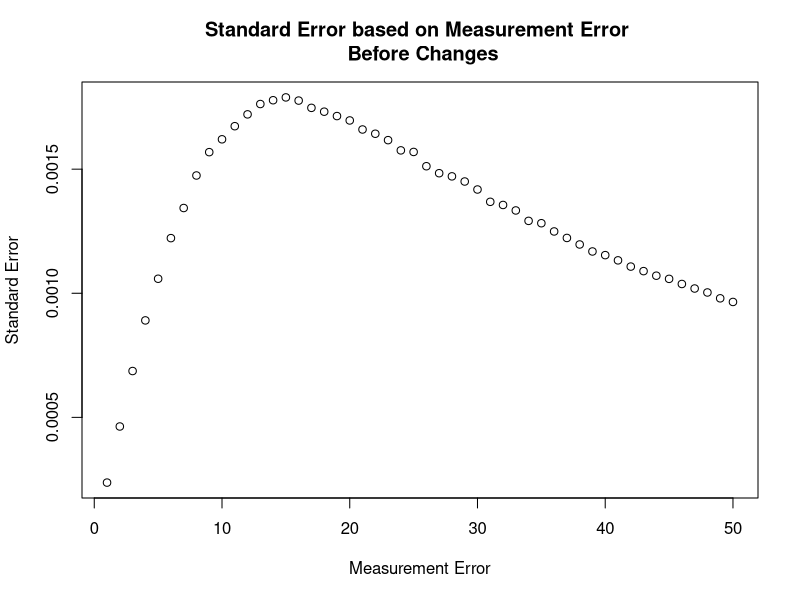
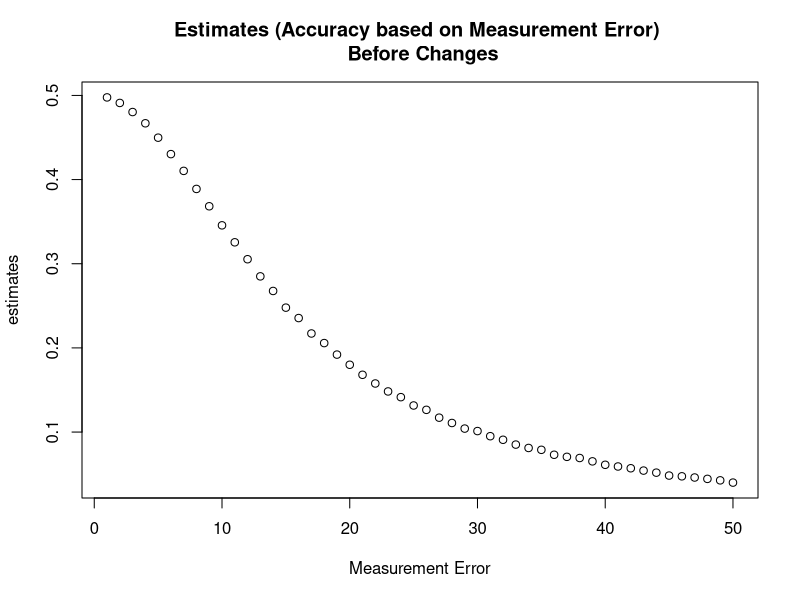
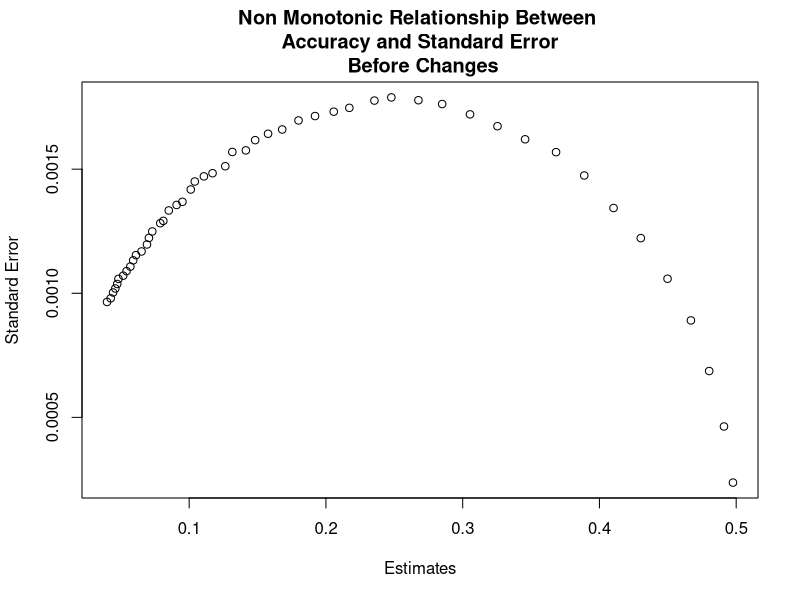
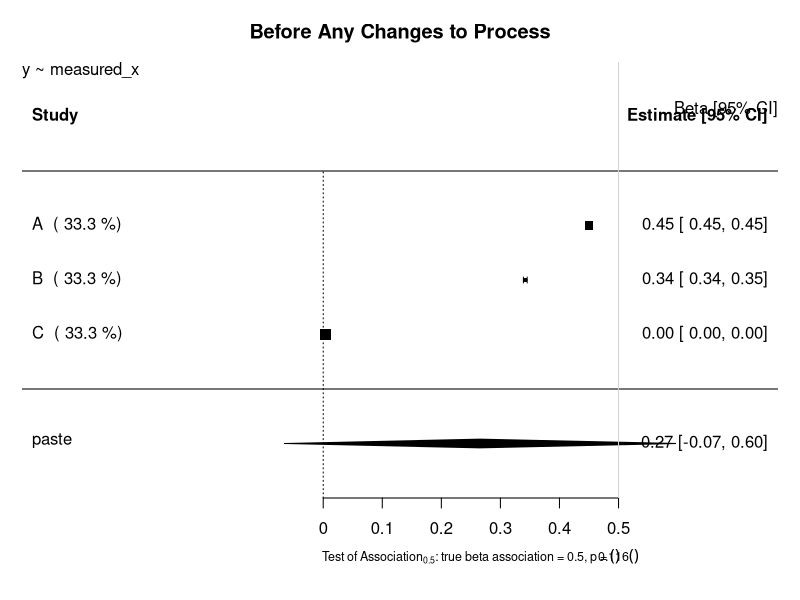
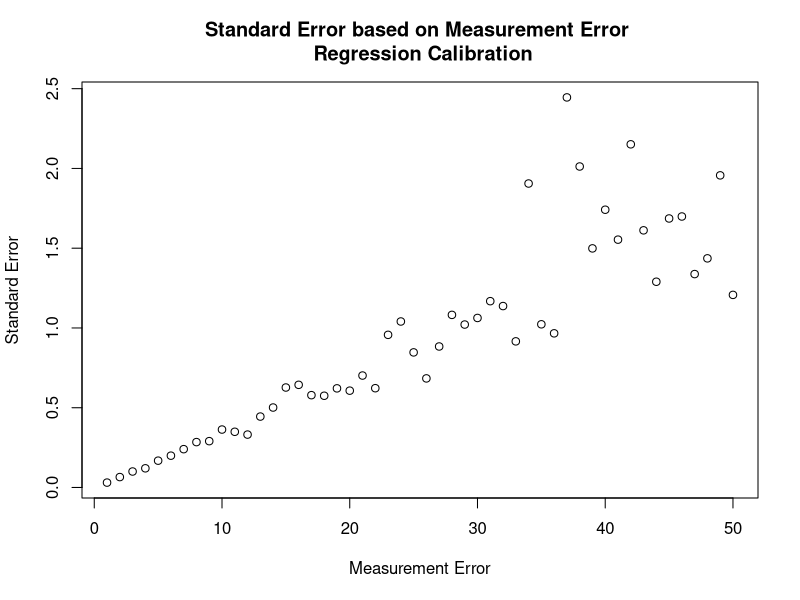
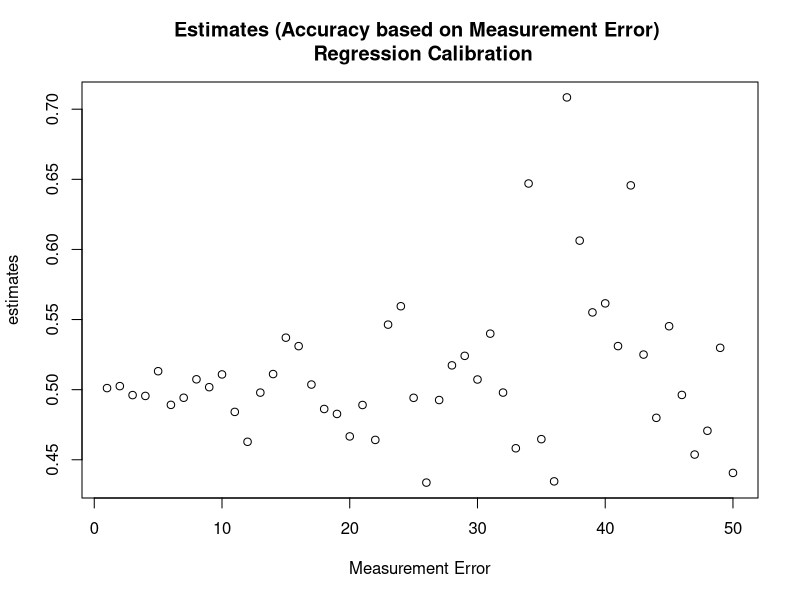
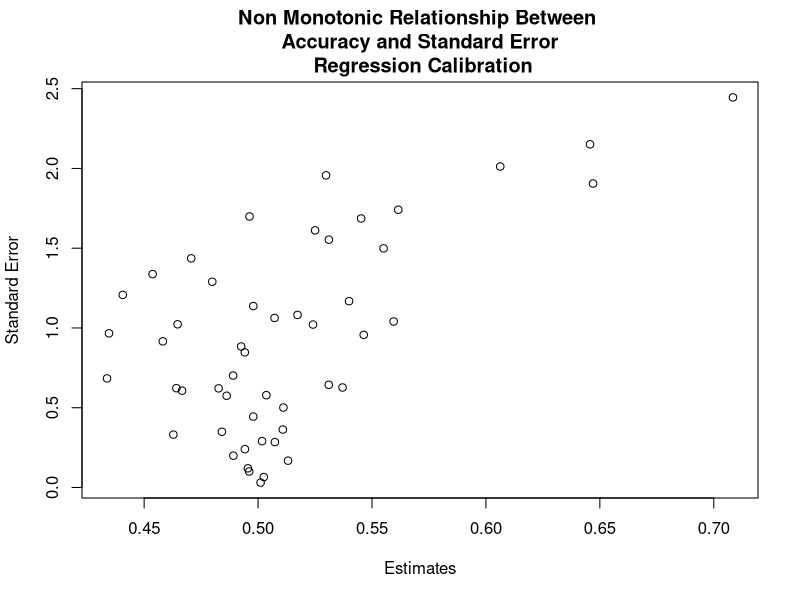
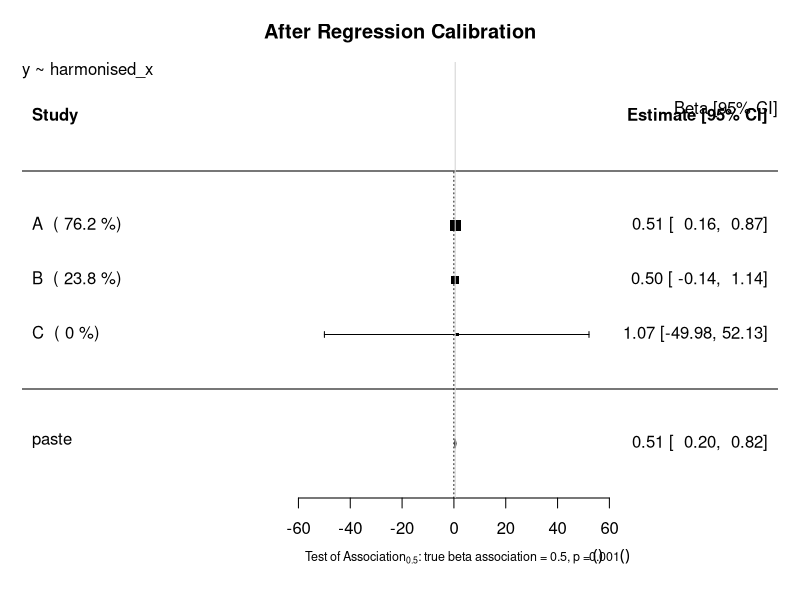

Here is the R script that generated these plots, in order:
# Investigation into semi monotonic behaviour of standard error in Continuous Variables
## Author: Paul Scherer
##         Tom Bishop
## Institute: University of Cambridge MRC Epidemiology Unit 
## Date: 6.09.2017

# In this file we want to investigate whether we can replicate the semi monotonic behaviour exhibited by 
# standard error dependent on standard measurement error
library(ggplot2)
library(reshape2)
library(parallel)
library(stats)
library(metafor)

# Raw Data Set Properties
trueBeta = 0.5
constant = 20

study_size = 20000
raw_mean = 40
raw_stdev = 15

# Create Dataframe with x, create y from x, then add normal random noise to x
raw_data = data.frame(x = rnorm(n = study_size, mean = raw_mean, sd = raw_stdev))
raw_data$y = (trueBeta*raw_data$x) + constant

###############################################################################
########################### Functions #########################################
###############################################################################

createStudyData <- function(raw_data, measurement_error){
    x_error = rnorm(n = study_size, mean = 0, sd = measurement_error)
    raw_data$measured_x = raw_data$x + x_error
    return(raw_data)
}

createValidationData <- function(val_size, measurement_error) {
    validation_data = data.frame(x =  rnorm(n = val_size, mean = raw_mean, sd = raw_stdev))
    x_error = rnorm(n = val_size, mean = 0, sd = measurement_error)
    validation_data$measured_x = validation_data$x + x_error
    return (validation_data)
}

#######################################################################################
########################### Motivation of the Problem #################################
#######################################################################################
## Graphing Standard Error as a function of Measurement Error
error_upperbound = 50
std_error = vector("numeric", length = error_upperbound)
estimates = vector("numeric", length = error_upperbound)

for (measurement_error in 1:error_upperbound){
	x_error = rnorm(n = study_size, mean = 0, sd = measurement_error)
	raw_data$measured_x = raw_data$x + x_error
	fmla = as.formula(y ~ measured_x)
	linear_model = lm(formula = fmla, data = raw_data)
	x_estimate = linear_model$coefficients["measured_x"]
	x_stdErr = summary(linear_model)$coefficients["measured_x", "Std. Error"]
	std_error[measurement_error] = x_stdErr
	estimates[measurement_error] = x_estimate
}
plot (x = (1:error_upperbound), y = std_error, xlab = "Measurement Error", ylab = "Standard Error", main = "Standard Error based on Measurement Error \n Before Changes")
dev.copy(png,'myplot1.png')
dev.off()
plot (x = (1:error_upperbound), y = estimates, xlab = "Measurement Error", ylab = "estimates", main = "Estimates (Accuracy based on Measurement Error) \n Before Changes")
dev.copy(png,'myplot2.png')
dev.off()
plot (x = estimates, y = std_error, xlab = "Estimates", ylab = "Standard Error", main = "Non Monotonic Relationship Between \n Accuracy and Standard Error \n Before Changes")
dev.copy(png,'myplot3.png')
dev.off()
#######################################################################################
######################## Before Any Changes to the Process ############################
#######################################################################################
# General Parameters
validation_size = 400

# Study A
measureError_A = 5
studyData_A = createStudyData(raw_data = raw_data, measurement_error = measureError_A)
validation_data_A = createValidationData(val_size = validation_size, measurement_error = measureError_A )

# Study B
measureError_B = 10
studyData_B = createStudyData(raw_data = raw_data, measurement_error = measureError_B)
validation_data_B = createValidationData(val_size = validation_size, measurement_error = measureError_B )

# Study C
measureError_C = 200
studyData_C = createStudyData(raw_data = raw_data, measurement_error = measureError_C)
validation_data_C = createValidationData(val_size = validation_size, measurement_error = measureError_C )


lm_A <- lm(formula=y~measured_x, data=studyData_A)
estimate_A = lm_A$coefficients["measured_x"]
stdError_A = summary(lm_A)$coefficients["measured_x","Std. Error"]

lm_B <- lm(formula=y~measured_x, data=studyData_B)
estimate_B = lm_B$coefficients["measured_x"]
stdError_B = summary(lm_B)$coefficients["measured_x","Std. Error"]

lm_C <- lm(formula=y~measured_x, data=studyData_C)
estimate_C = lm_C$coefficients["measured_x"]
stdError_C = summary(lm_C)$coefficients["measured_x","Std. Error"]


## Random Effects Model Forest Plot Before Regression Calibration
estimates = c(estimate_A, estimate_B, estimate_C)
stand_errs = c(stdError_A, stdError_B, stdError_C)
labels = c("A","B","C")
res <- rma(yi = estimates, sei = stand_errs, method='DL', slab = labels)
weights_res <- weights.rma.uni(res)

# Forest Plot
res$slab <- paste(res$slab, " (", round(weights.rma.uni(res),digits=1), "%)")
fmla = as.formula(y~measured_x)
forest(res, mlab=bquote(paste('Overall (I'^2*' = ', .(round(res$I2)),'%, p = ',
    .(sprintf("%.3f", round(res$QEp,3))),')')),
xlab=bquote(paste('Test of Association'[0.5]*': true beta association = 0.5, p = ',
    .(sprintf("%.3f", round(res$pval,3))))), cex=1, cex.lab=0.75, cex.axis=1, main = "Before Any Changes to Process")
usr <- par("usr")
text(usr[2], usr[4], "Beta [95% CI]", adj = c(1, 4),cex=1)
text(usr[1], usr[4], paste0(gsub(paste0("Study Data","\\$"),"", deparse(fmla)),collapse="\n"), adj = c( 0, 1 ),cex=1)
abline(v = 0.5, col = "lightgray")
dev.copy(png,'myplot4.png')
dev.off()


#######################################################################################
######################## Using Regression Calibration Classic #########################
#######################################################################################
## Graphing Standard Error as a function of Measurement Error
std_error = vector("numeric", length = error_upperbound)
estimates = vector("numeric", length = error_upperbound)

for (measurement_error in 1:error_upperbound){
    studyData_graph = createStudyData(raw_data = raw_data, measurement_error = measurement_error)
    validation_data_graph = createValidationData(val_size = validation_size, measurement_error = measurement_error)

    # calculate the lambda
    fmla_harmonisation = as.formula(x~measured_x)
    lambda_lm_graph <- lm(formula=fmla_harmonisation, data=validation_data_graph)
    lambda_graph = lambda_lm_graph$coefficients["measured_x"]
    stdError_lambda_graph = summary(lambda_lm_graph)$coefficients["measured_x","Std. Error"]

    # calculate the estimates using the normal study data
    lm_graph <- lm(formula=y~measured_x, data=studyData_graph)
    estimate_graph = lm_graph$coefficients["measured_x"]
    stdError_graph = summary(lm_graph)$coefficients["measured_x","Std. Error"]

    # Propagate Errors in Standard Error
    var_lambda = (sqrt(validation_size) * summary(lambda_lm_graph)$coefficients["measured_x","Std. Error"])^2
    var_Beta = (sqrt(validation_size) * summary(lm_graph)$coefficients["measured_x","Std. Error"])^2
    #var_Beta = summary(lm_A)$sigma**2
    # var_Beta = (summary(lm_A)$coefficients["measured_x","Std. Error"])^2
    lambda_pure = unlist(unname(lambda_lm_graph$coefficients["measured_x"]))
    beta_lambda_div_sq = (unname(unlist(lm_graph$coefficients["measured_x"]/(lambda_lm_graph$coefficients["measured_x"])^2)))^2
    delta_variance = (var_Beta / (lambda_pure)^2) + beta_lambda_div_sq * var_lambda
    delta_stdError_B = sqrt(delta_variance)/sqrt(validation_size) 
    delta_stdError_B = sqrt(delta_variance)

    std_error[measurement_error] = delta_stdError_B
    estimates[measurement_error] = estimate_graph/lambda_graph
}
plot (x = (1:error_upperbound), y = std_error, xlab = "Measurement Error", ylab = "Standard Error", main = "Standard Error based on Measurement Error \n Regression Calibration")
dev.copy(png,'myplot5.png')
dev.off()
plot (x = (1:error_upperbound), y = estimates, xlab = "Measurement Error", ylab = "estimates", main = "Estimates (Accuracy based on Measurement Error) \n Regression Calibration")
dev.copy(png,'myplot6.png')
dev.off()
plot (x = estimates, y = std_error, xlab = "Estimates", ylab = "Standard Error", main = "Non Monotonic Relationship Between \n Accuracy and Standard Error \n Regression Calibration")
dev.copy(png,'myplot7.png')
dev.off()


# Using real regression calibration.
## Modeling x ~ measured_x in validation
fmla_harmonisation = as.formula(x~measured_x)
# Study A
lambda_lm_A <- lm(formula=fmla_harmonisation, data=validation_data_A)
lambda_A = lambda_lm_A$coefficients["measured_x"]
stdError_lambda_A = summary(lambda_lm_A)$coefficients["measured_x","Std. Error"]

# Study B
lambda_lm_B <- lm(formula=fmla_harmonisation, data=validation_data_B)
lambda_B = lambda_lm_B$coefficients["measured_x"]
stdError_lambda_B = summary(lambda_lm_B)$coefficients["measured_x","Std. Error"]

# Study C
lambda_lm_C <- lm(formula=fmla_harmonisation, data=validation_data_C)
lambda_C = lambda_lm_C$coefficients["measured_x"]
stdError_lambda_C = summary(lambda_lm_C)$coefficients["measured_x","Std. Error"]


lm_A <- lm(formula=y~measured_x, data=studyData_A)
estimate_A = lm_A$coefficients["measured_x"]
stdError_A = summary(lm_A)$coefficients["measured_x","Std. Error"]

lm_B <- lm(formula=y~measured_x, data=studyData_B)
estimate_B = lm_B$coefficients["measured_x"]
stdError_B = summary(lm_B)$coefficients["measured_x","Std. Error"]

lm_C <- lm(formula=y~measured_x, data=studyData_C)
estimate_C = lm_C$coefficients["measured_x"]
stdError_C = summary(lm_C)$coefficients["measured_x","Std. Error"]

corrected_estimate_A = estimate_A / lambda_A
corrected_estimate_B = estimate_B / lambda_B
corrected_estimate_C = estimate_C / lambda_C

# calculate the corrected standard error
var_Beta = (sqrt(validation_size) * summary(lm_A)$coefficients["measured_x","Std. Error"])^2
#var_Beta = summary(lm_A)$sigma**2
# var_Beta = (summary(lm_A)$coefficients["measured_x","Std. Error"])^2
lambda_pure = unlist(unname(lambda_lm_A$coefficients["measured_x"]))
beta_lambda_div_sq = (unname(unlist(lm_A$coefficients["measured_x"]/(lambda_lm_A$coefficients["measured_x"])^2)))^2
var_lambda = (sqrt(validation_size) * summary(lambda_lm_A)$coefficients["measured_x","Std. Error"])^2
delta_variance = (var_Beta / (lambda_pure)^2) + (beta_lambda_div_sq * var_lambda)
delta_stdError_A = sqrt(delta_variance)/sqrt(validation_size) 
delta_stdError_A = sqrt(delta_variance)

var_lambda = (sqrt(validation_size) * summary(lambda_lm_B)$coefficients["measured_x","Std. Error"])^2
var_Beta = (sqrt(validation_size) * summary(lm_B)$coefficients["measured_x","Std. Error"])^2
#var_Beta = summary(lm_A)$sigma**2
# var_Beta = (summary(lm_A)$coefficients["measured_x","Std. Error"])^2
lambda_pure = unlist(unname(lambda_lm_B$coefficients["measured_x"]))
beta_lambda_div_sq = (unname(unlist(lm_B$coefficients["measured_x"]/(lambda_lm_B$coefficients["measured_x"])^2)))^2
delta_variance = (var_Beta / (lambda_pure)^2) + beta_lambda_div_sq * var_lambda
delta_stdError_B = sqrt(delta_variance)/sqrt(validation_size) 
delta_stdError_B = sqrt(delta_variance)


var_lambda = (sqrt(validation_size) * summary(lambda_lm_C)$coefficients["measured_x","Std. Error"])^2
var_Beta = (sqrt(validation_size) * summary(lm_C)$coefficients["measured_x","Std. Error"])^2
#var_Beta = summary(lm_A)$sigma**2
# var_Beta = (summary(lm_A)$coefficients["measured_x","Std. Error"])^2
lambda_pure = unlist(unname(lambda_lm_C$coefficients["measured_x"]))
beta_lambda_div_sq = (unname(unlist(lm_C$coefficients["measured_x"]/(lambda_lm_C$coefficients["measured_x"])^2)))^2
delta_variance = (var_Beta / (lambda_pure)^2) + beta_lambda_div_sq * var_lambda
delta_stdError_C = sqrt(delta_variance)/sqrt(validation_size) 
delta_stdError_C = sqrt(delta_variance)

## Random Effects Model Forest Plot After Regression Calibration
estimates = c(corrected_estimate_A, corrected_estimate_B, corrected_estimate_C)
stand_errs = c(delta_stdError_A, delta_stdError_B, delta_stdError_C)
labels = c("A","B","C")
res <- rma(yi = estimates, sei = stand_errs, method='DL', slab = labels)
weights_res <- weights.rma.uni(res)

# Forest Plot
res$slab <- paste(res$slab, " (", round(weights.rma.uni(res),digits=1), "%)")
fmla = as.formula(y~harmonised_x)
forest(res, mlab=bquote(paste('Overall (I'^2*' = ', .(round(res$I2)),'%, p = ',
    .(sprintf("%.3f", round(res$QEp,3))),')')),
xlab=bquote(paste('Test of Association'[0.5]*': true beta association = 0.5, p = ',
    .(sprintf("%.3f", round(res$pval,3))))), cex=1, cex.lab=0.75, cex.axis=1, main = "After Regression Calibration")
usr <- par("usr")
text(usr[2], usr[4], "Beta [95% CI]", adj = c(1, 4),cex=1)
text(usr[1], usr[4], paste0(gsub(paste0("Study Data","\\$"),"", deparse(fmla)),collapse="\n"), adj = c( 0, 1 ),cex=1)
abline(v = 0.5, col = "lightgray")
dev.copy(png,'myplot8.png')
dev.off()


#######################################################################################
######################## USING THE MODEL OF ERROR *PREDICT* ###########################
#######################################################################################
## PREDICT (ERROR IN VARIABLES MODELS)

## Graphing Standard Error as a function of Measurement Error
std_error = vector("numeric", length = error_upperbound)
estimates = vector("numeric", length = error_upperbound)

for (measurement_error in 1:error_upperbound){
    studyData_graph = createStudyData(raw_data = raw_data, measurement_error = measurement_error)
    validation_data_graph = createValidationData(val_size = validation_size, measurement_error = measurement_error)

    # calculate the Error Model
    error_model_graph <- lm(formula=fmla_harmonisation, data=validation_data_graph)
    lambda_graph = error_model_graph$coefficients["measured_x"]
    stdError_lambda_graph = summary(error_model_graph)$coefficients["measured_x","Std. Error"]

    # calculate the estimates using the normal study data
    new = data.frame(measured_x = studyData_graph$measured_x)
    studyData_graph$harmonised_x = predict(error_model_graph, newdata = new)
    lm_graph <- lm(formula=y~harmonised_x, data=studyData_graph)
    estimate_graph = lm_graph$coefficients["harmonised_x"]
    stdError_graph = summary(lm_graph)$coefficients["harmonised_x","Std. Error"]


    std_error[measurement_error] = stdError_graph
    estimates[measurement_error] = estimate_graph
}
plot (x = (1:error_upperbound), y = std_error, xlab = "Measurement Error", ylab = "Standard Error", main = "Standard Error based on Measurement Error \n Error Model Pred")
dev.copy(png,'myplot9.png')
dev.off()
plot (x = (1:error_upperbound), y = estimates, xlab = "Measurement Error", ylab = "estimates", main = "Estimates (Accuracy based on Measurement Error) \n Error Model Pred")
dev.copy(png,'myplot10.png')
dev.off()
plot (x = estimates, y = std_error, xlab = "Estimates", ylab = "Standard Error", main = "Monotonic Relationship Between \n Accuracy and Standard Error \n Error Model Pred")
dev.copy(png,'myplot11.png')
dev.off()


## Modeling x ~ measured_x in validation
fmla_harmonisation = as.formula(x~measured_x)
# Study A
lambda_lm_A <- lm(formula=fmla_harmonisation, data=validation_data_A)
lambda_A = lambda_lm_A$coefficients["measured_x"]
stdError_lambda_A = summary(lambda_lm_A)$coefficients["measured_x","Std. Error"]

# Study B
lambda_lm_B <- lm(formula=fmla_harmonisation, data=validation_data_B)
lambda_B = lambda_lm_B$coefficients["measured_x"]
stdError_lambda_B = summary(lambda_lm_B)$coefficients["measured_x","Std. Error"]

# Study C
lambda_lm_C <- lm(formula=fmla_harmonisation, data=validation_data_C)
lambda_C = lambda_lm_C$coefficients["measured_x"]
stdError_lambda_C = summary(lambda_lm_C)$coefficients["measured_x","Std. Error"]


## Transformation and Regression
# Study A
new = data.frame(measured_x = studyData_A$measured_x)
studyData_A$harmonised_x = predict(lambda_lm_A, newdata = new)
lm_A <- lm(formula=y~harmonised_x, data=studyData_A)
estimate_A = lm_A$coefficients["harmonised_x"]
stdError_A = summary(lm_A)$coefficients["harmonised_x","Std. Error"]

# Study B
new = data.frame(measured_x = studyData_B$measured_x)
studyData_B$harmonised_x = predict(lambda_lm_B, newdata = new)
lm_B <- lm(formula=y~harmonised_x, data=studyData_B)
estimate_B = lm_B$coefficients["harmonised_x"]
stdError_B = summary(lm_B)$coefficients["harmonised_x","Std. Error"]

# Study C
new = data.frame(measured_x = studyData_C$measured_x)
studyData_C$harmonised_x = predict(lambda_lm_C, newdata = new)
lm_C <- lm(formula=y~harmonised_x, data=studyData_C)
estimate_C = lm_C$coefficients["harmonised_x"]
stdError_C = summary(lm_C)$coefficients["harmonised_x","Std. Error"]


## Random Effects Model Forest Plot After Regression Modeling
estimates = c(estimate_A, estimate_B, estimate_C)
stand_errs = c(stdError_A, stdError_B, stdError_C)
labels = c("A","B","C")
res <- rma(yi = estimates, sei = stand_errs, method='DL', slab = labels)
weights_res <- weights.rma.uni(res)

# Forest Plot
res$slab <- paste(res$slab, " (", round(weights.rma.uni(res),digits=1), "%)")
fmla = as.formula(y~harmonised_x)
forest(res, mlab=bquote(paste('Overall (I'^2*' = ', .(round(res$I2)),'%, p = ',
    .(sprintf("%.3f", round(res$QEp,3))),')')),
xlab=bquote(paste('Test of Association'[0.5]*': true beta association = 0.5, p = ',
    .(sprintf("%.3f", round(res$pval,3))))), cex=1, cex.lab=0.75, cex.axis=1, main = "Using Predict aka 'Error Model'")
usr <- par("usr")
text(usr[2], usr[4], "Beta [95% CI]", adj = c(1, 4),cex=1)
text(usr[1], usr[4], paste0(gsub(paste0("Study Data","\\$"),"", deparse(fmla)),collapse="\n"), adj = c( 0, 1 ),cex=1)
abline(v = 0.5, col = "lightgray")
dev.copy(png,'myplot12.png')
dev.off()


#######################################################################################
######################## USING THE MODEL OF ERROR *PREDICT* ###########################
################## DONE MANUALLY WITH MODEL PARAMETER ESTIMATES #######################
#######################################################################################
## PREDICT (ERROR IN VARIABLES MODELS)

## Graphing Standard Error as a function of Measurement Error
std_error = vector("numeric", length = error_upperbound)
estimates = vector("numeric", length = error_upperbound)

for (measurement_error in 1:error_upperbound){
    studyData_graph = createStudyData(raw_data = raw_data, measurement_error = measurement_error)
    validation_data_graph = createValidationData(val_size = validation_size, measurement_error = measurement_error)

    # calculate the Error Model
    error_model_graph <- lm(formula=fmla_harmonisation, data=validation_data_graph)
    lambda_graph = error_model_graph$coefficients["measured_x"]
    intercept_lambda_graph = error_model_graph$coefficients["(Intercept)"]

    # calculate the estimates using the normal study data
    studyData_graph$lambdadx = studyData_graph$measured_x*lambda_graph + intercept_lambda_graph
    lm_graph <- lm(formula=y~lambdadx, data=studyData_graph)
    estimate_graph = lm_graph$coefficients["lambdadx"]
    stdError_graph = summary(lm_graph)$coefficients["lambdadx","Std. Error"]

    estimates[measurement_error] = estimate_graph
    std_error[measurement_error] = stdError_graph
}
plot (x = (1:error_upperbound), y = std_error, xlab = "Measurement Error", ylab = "Standard Error", main = "Standard Error based on Measurement Error \n Error Model Pred")
dev.copy(png,'myplot13.png')
dev.off()

plot (x = (1:error_upperbound), y = estimates, xlab = "Measurement Error", ylab = "estimates", main = "Estimates (Accuracy based on Measurement Error) \n Error Model Pred")
dev.copy(png,'myplot14.png')
dev.off()

plot (x = estimates, y = std_error, xlab = "Estimates", ylab = "Standard Error", main = "Monotonic Relationship Between \n Accuracy and Standard Error \n Error Model Pred")
dev.copy(png,'myplot15.png')
dev.off()


## By manually predicting values using the model created
## Modeling x ~ measured_x in validation
fmla_harmonisation = as.formula(x~measured_x)
# Study A
lambda_lm_A <- lm(formula=fmla_harmonisation, data=validation_data_A)
lambda_A = lambda_lm_A$coefficients["measured_x"]
intercept_lambda_A = lambda_lm_A$coefficients["(Intercept)"]
stdError_lambda_A = summary(lambda_lm_A)$coefficients["measured_x","Std. Error"]

# Study B
lambda_lm_B <- lm(formula=fmla_harmonisation, data=validation_data_B)
lambda_B = lambda_lm_B$coefficients["measured_x"]
intercept_lambda_B = lambda_lm_B$coefficients["(Intercept)"]
stdError_lambda_B = summary(lambda_lm_B)$coefficients["measured_x","Std. Error"]

# Study C
lambda_lm_C <- lm(formula=fmla_harmonisation, data=validation_data_C)
lambda_C = lambda_lm_C$coefficients["measured_x"]
intercept_lambda_C = lambda_lm_C$coefficients["(Intercept)"]
stdError_lambda_C = summary(lambda_lm_C)$coefficients["measured_x","Std. Error"]

studyData_A$lambdadx = studyData_A$measured_x*lambda_A + intercept_lambda_A
lm_A <- lm(formula=y~lambdadx, data=studyData_A)
estimate_A = lm_A$coefficients["lambdadx"]
stdError_A = summary(lm_A)$coefficients["lambdadx","Std. Error"]

studyData_B$lambdadx = studyData_B$measured_x*lambda_B + intercept_lambda_B
lm_B <- lm(formula=y~lambdadx, data=studyData_B)
estimate_B = lm_B$coefficients["lambdadx"]
stdError_B = summary(lm_B)$coefficients["lambdadx","Std. Error"]

studyData_C$lambdadx = studyData_C$measured_x*lambda_C + intercept_lambda_C
lm_C <- lm(formula=y~lambdadx, data=studyData_C)
estimate_C = lm_C$coefficients["lambdadx"]
stdError_C = summary(lm_C)$coefficients["lambdadx","Std. Error"]


## Random Effects Model Forest Plot After Regression Calibration in all members of measured x
estimates = c(estimate_A, estimate_B, estimate_C)
stand_errs = c(stdError_A, stdError_B, stdError_C)
labels = c("A","B","C")
res <- rma(yi = estimates, sei = stand_errs, method='DL', slab = labels)
weights_res <- weights.rma.uni(res)

# Forest Plot
res$slab <- paste(res$slab, " (", round(weights.rma.uni(res),digits=1), "%)")
fmla = as.formula(y~harmonised_x)
forest(res, mlab=bquote(paste('Overall (I'^2*' = ', .(round(res$I2)),'%, p = ',
    .(sprintf("%.3f", round(res$QEp,3))),')')),
xlab=bquote(paste('Test of Association'[0.5]*': true beta association = 0.5, p = ',
    .(sprintf("%.3f", round(res$pval,3))))), cex=1, cex.lab=0.75, cex.axis=1, main = "Using 'Error Model'")
usr <- par("usr")
text(usr[2], usr[4], "Beta [95% CI]", adj = c(1, 4),cex=1)
text(usr[1], usr[4], paste0(gsub(paste0("Study Data","\\$"),"", deparse(fmla)),collapse="\n"), adj = c( 0, 1 ),cex=1)
abline(v = 0.5, col = "lightgray")
dev.copy(png,'myplot16.png')
dev.off()
